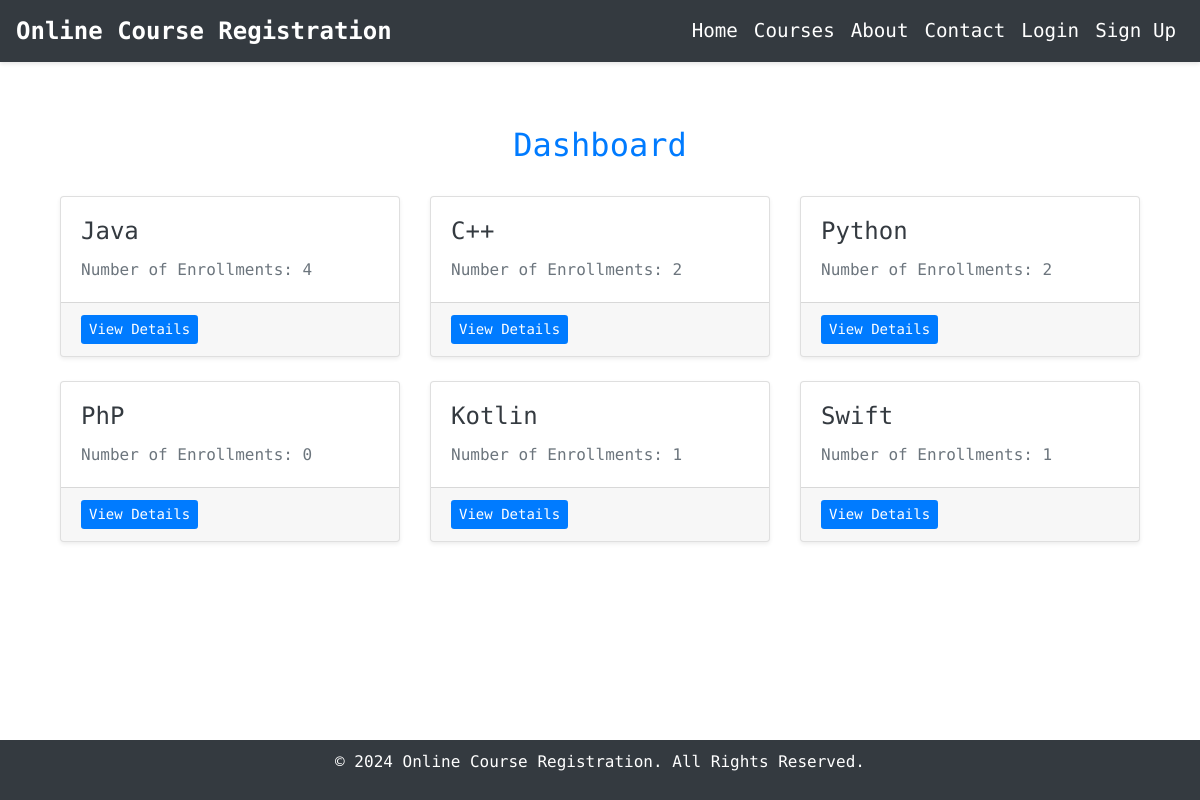
The app's page /dashboard/ (signed in) with its own data.
### courses/models.py (models this page shows, shortened)
class Course(models.Model):
    title = models.CharField(max_length=200)
    description = models.TextField()
    start_date = models.DateField()
    end_date = models.DateField()
    instructor = models.CharField(max_length=100)

### courses/views.py (the view)
# urls.py: path('dashboard/', views.dashboard, name='dashboard'),
@login_required
def dashboard(request):
    courses = Course.objects.all()
    enrollments = Enrollment.objects.all()
    course_popularity = {course: enrollments.filter(course=course).count() for course in courses}
    return render(request, 'courses/dashboard.html', {'course_popularity': course_popularity})

### courses/templates/courses/dashboard.html (shortened to what this page needs)
{% extends 'base_generic.html' %}
{% block content %}
<div class="container dashboard-container">
    <h2 class="dashboard-title">Dashboard</h2>
    <div class="row">
        {% for course, count in course_popularity.items %}
        <div class="col-lg-4 col-md-6 mb-4">
            <div class="card h-100 shadow-sm">
                <div class="card-body">
                    <h3 class="card-title">{{ course.title }}</h3>
                    <p class="card-text">Number of Enrollments: {{ count }}</p>
                </div>
                <div class="card-footer">
                    <a href="{% url 'course_detail' course.id %}" class="btn btn-primary btn-sm">View Details</a>
                </div>
            </div>
        </div>
        {% endfor %}
    </div>
</div>
{% endblock %}

### courses/templates/base_generic.html (style rules this page uses)
body { font-family: "Ubuntu Sans Mono", monospace; font-style: normal; }

### courses/templates/courses/dashboard.html (style rules this page uses)
.dashboard-container { margin-top: 4rem; }
.dashboard-title { font-size: 2rem; color: #007bff; text-align: center; margin-bottom: 2rem; }
.card { transition: transform 0.2s, box-shadow 0.2s; }
.card-title { font-size: 1.5rem; color: #343a40; }
.card-text { font-size: 1rem; color: #6c757d; }
.btn-primary { background-color: #007bff; border: none; }

### records on screen
Course: title "Java", count "4"
Course: title "C++", id "2"
Course: title "Python", count "2"
Course: title "PhP", count "0"
Course: title "Kotlin", count "1"
Course: title "Swift", count "1"
